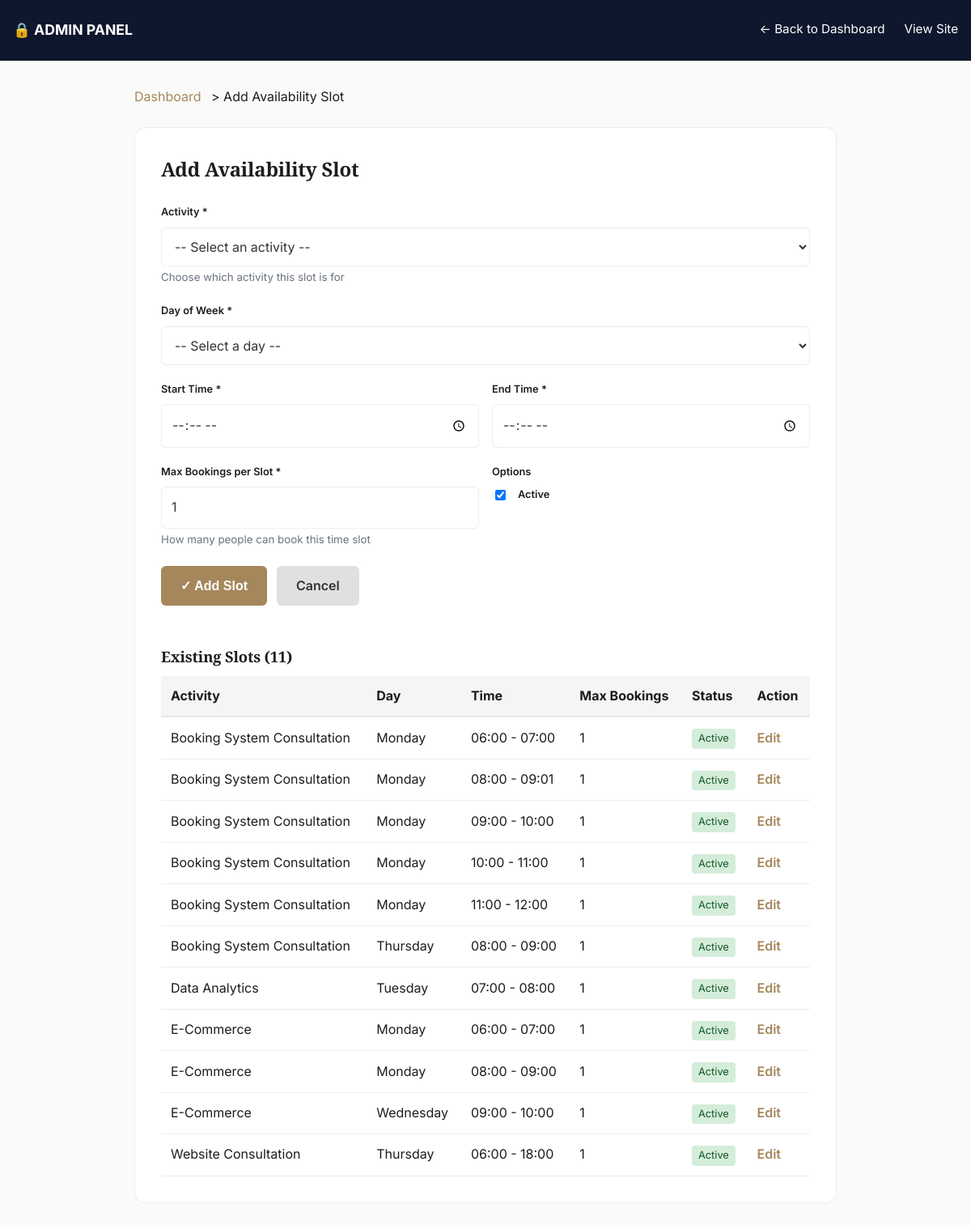
The page /booking/admin/add-availability-slot/ (signed in) on the database its author committed.
### booking/models.py (models this page shows, shortened)
class AvailabilitySlot(models.Model):
    DAYS_OF_WEEK = [
        (0, "Monday"),
        (1, "Tuesday"),
        (2, "Wednesday"),
        (3, "Thursday"),
        (4, "Friday"),
        (5, "Saturday"),
        (6, "Sunday"),
    ]
    activity = models.ForeignKey(Activity, on_delete=models.CASCADE, related_name="slots")
    day_of_week = models.IntegerField(choices=DAYS_OF_WEEK)
    start_time = models.TimeField()
    end_time = models.TimeField()
    max_bookings_per_slot = models.IntegerField(default=1)
    is_active = models.BooleanField(default=True)
    class Meta:
        unique_together = ["activity", "day_of_week", "start_time"]
        ordering = ["day_of_week", "start_time"]

class Activity(models.Model):
    name = models.CharField(max_length=100, unique=True)
    description = models.TextField(blank=True)
    duration_minutes = models.IntegerField(default=30)
    is_active = models.BooleanField(default=True)
    created_at = models.DateTimeField(auto_now_add=True)
    class Meta:
        verbose_name_plural = "Activities"
        ordering = ["name"]

### booking/views.py (the view, shortened to what this page needs)
# urls.py: path("admin/add-availability-slot/", views.add_availability_slot, name="add_availability_slot"),
@login_required(login_url="admin:login")
@user_passes_test(is_admin, login_url="admin:login")
def add_availability_slot(request):
    template_name = "booking/add_availability_slot.html"
    context = {
        "activities": Activity.objects.filter(is_active=True),
        "days_of_week": AvailabilitySlot.DAYS_OF_WEEK,
        "slots": AvailabilitySlot.objects.select_related("activity").order_by("activity", "day_of_week", "start_time"),
    }
    return render(request, template_name, context)

### booking/views.py (called while the page is built)
def is_admin(user):
    return user.is_staff or user.is_superuser

### templates/booking/add_availability_slot.html (shortened to what this page needs)
{% load static %}
<!doctype html>
<html lang="en">
<head>
  <link rel="stylesheet" href="{% static 'css/services.css' %}">
</head>
<body>
  <header class="admin-header">
    <div class="nav" style="max-width: 1200px; margin: 0 auto; padding: 0 16px;">
      <strong>🔒 ADMIN PANEL</strong>
      <div class="admin-nav">
        <a href="{% url 'booking:management' %}">← Back to Dashboard</a>
        <a href="{% url 'services:welcome' %}">View Site</a>
      </div>
    </div>
  </header>
  <div class="container">
    <div class="breadcrumb">
      <a href="{% url 'booking:management' %}">Dashboard</a> > Add Availability Slot
    </div>
    <div class="admin-form">
      <div class="form-section">
        <h2>Add Availability Slot</h2>
        <form method="post">
          <div class="form-group">
            <label for="activity">Activity *</label>
            <select id="activity" name="activity" required>
              <option value="">-- Select an activity --</option>
            </select>
            <small style="color: var(--muted);">Choose which activity this slot is for</small>
          </div>
          <div class="form-group">
            <label for="day_of_week">Day of Week *</label>
            <select id="day_of_week" name="day_of_week" required>
              <option value="">-- Select a day --</option>
            </select>
          </div>
          <div class="form-row">
            <div class="form-group">
              <label for="start_time">Start Time *</label>
              <input type="time" id="start_time" name="start_time" required>
            </div>
            <div class="form-group">
              <label for="end_time">End Time *</label>
              <input type="time" id="end_time" name="end_time" required>
            </div>
          </div>
          <div class="form-row">
            <div class="form-group">
              <label for="max_bookings">Max Bookings per Slot *</label>
              <input type="number" id="max_bookings" name="max_bookings_per_slot" value="1" min="1" max="100" required>
              <small style="color: var(--muted);">How many people can book this time slot</small>
            </div>
            <div class="form-group">
              <label style="margin-bottom: 0;">Options</label>
              <div class="checkbox-group" style="margin-top: 8px;">
                <input type="checkbox" id="is_active" name="is_active" checked>
                <label for="is_active" style="margin: 0;">Active</label>
              </div>
            </div>
          </div>
          <div class="button-group">
            <button type="submit" class="btn-primary">✓ Add Slot</button>
            <a href="{% url 'booking:management' %}" class="btn-secondary" style="text-decoration: none; display: inline-block;">Cancel</a>
          </div>
        </form>
      </div>
      {% if slots %}
        <div class="slots-list">
          <h3>Existing Slots ({{ slots.count }})</h3>
          <table class="slots-table">
            <thead>
              <tr>
                <th>Activity</th>
                <th>Day</th>
                <th>Time</th>
                <th>Max Bookings</th>
                <th>Status</th>
                <th>Action</th>
              </tr>
            </thead>
            <tbody>
              {% for slot in slots %}
                <tr>
                  <td>{{ slot.activity.name }}</td>
                  <td>{{ slot.get_day_of_week_display }}</td>
                  <td>{{ slot.start_time|time:"H:i" }} - {{ slot.end_time|time:"H:i" }}</td>
                  <td>{{ slot.max_bookings_per_slot }}</td>
                  <td>
                    <span class="slot-status {% if slot.is_active %}status-active{% else %}status-inactive{% endif %}">
                      {{ slot.is_active|yesno:"Active,Inactive" }}
                    </span>
                  </td>
                  <td>
                    <a href="{% url 'booking:edit_availability_slot' slot.id %}" style="color: var(--brass); text-decoration: none; font-weight: 600;">Edit</a>
                  </td>
                </tr>
              {% endfor %}
            </tbody>
          </table>
        </div>
      {% endif %}
    </div>
  </div>
</body>
</html>

### static/css/services.css (style rules this page uses)
:root { --bg: #FAFAF9; --cream: #F3F1EC; --navy: #16213E; --navy-ink: #0F172E; --ink: #1B1D1F; --muted: #6B7280; --brass: #A6875C; --brass-light: #C9AD82; --border: rgba(27, 29, 31, 0.08); --border-on-navy: rgba(255, 255, 255, 0.14); --shadow-sm: 0 2px 8px rgba(16, 24, 40, 0.06); --shadow-md: 0 12px 32px rgba(16, 24, 40, 0.08); --radius: 14px; --radius-sm: 8px; --maxw: 1180px; --font-display: "Playfair Display", Georgia, serif; --font-body: "Inter", -apple-system, BlinkMacSystemFont, sans-serif; }
* { box-sizing: border-box; }
html { scroll-behavior: smooth; }
body { margin: 0; background: var(--bg); color: var(--ink); font-family: var(--font-body); font-size: 16px; line-height: 1.6; -webkit-font-smoothing: antialiased; }
h1, h2, h3 { font-family: var(--font-display); font-weight: 600; letter-spacing: -0.01em; margin: 0 0 0.5em; color: var(--ink); }
h2 { font-size: clamp(1.7rem, 2.6vw, 2.3rem); }
h3 { font-size: 1.15rem; }
a { color: inherit; text-decoration: none; }
header { position: sticky; top: 0; z-index: 40; background: rgba(250, 250, 249, 0.86); backdrop-filter: blur(10px); border-bottom: 1px solid var(--border); }
.nav { max-width: var(--maxw); margin: 0 auto; padding: 16px 28px; display: flex; align-items: center; justify-content: space-between; gap: 24px; }
label { display: block; font-size: 0.8rem; color: rgba(255,255,255,0.6); margin-bottom: 6px; }
input, select, textarea { width: 100%; padding: 12px 14px; border-radius: var(--radius-sm); border: 1px solid var(--border-on-navy); background: rgba(255,255,255,0.04); color: #fff; font: inherit; font-size: 0.94rem; }
input::placeholder, textarea::placeholder { color: rgba(255,255,255,0.35); }

### templates/booking/add_availability_slot.html (style rules this page uses)
.admin-header { background: #0f172e; color: white; padding: 16px 0; }
.admin-header a { color: #fff; text-decoration: none; }
.admin-header .nav { display: flex; justify-content: space-between; align-items: center; }
.admin-header strong { font-size: 1.1rem; }
.admin-nav { display: flex; gap: 24px; align-items: center; }
.admin-nav a { font-size: 0.95rem; padding: 8px 0; border-bottom: 2px solid transparent; transition: border-color 0.2s; }
.container { max-width: 900px; margin: 0 auto; padding: 32px 16px; }
.admin-form { background: white; border: 1px solid var(--border); border-radius: var(--radius); padding: 32px; }
.form-section { margin-bottom: 48px; }
.form-section h2 { font-size: 1.5rem; margin-bottom: 24px; }
.form-group { margin-bottom: 20px; }
.form-group label { display: block; font-weight: 600; margin-bottom: 8px; color: var(--text); }
.form-group input, .form-group select { width: 100%; padding: 12px; border: 1px solid var(--border); border-radius: 6px; font-size: 1rem; font-family: inherit; }
.form-group input { color: #333; }
.form-group select { color: #333; }
.form-group select option { color: #333; background: white; }
.checkbox-group { display: flex; align-items: center; gap: 12px; }
.checkbox-group input { width: auto; }
.form-row { display: grid; grid-template-columns: 1fr 1fr; gap: 16px; }
.button-group { display: flex; gap: 12px; }
.btn-primary { background: var(--brass); color: white; padding: 12px 24px; border: none; border-radius: 6px; cursor: pointer; font-weight: 600; font-size: 1rem; }
.btn-secondary { background: #e0e0e0; color: #333; padding: 12px 24px; border: none; border-radius: 6px; cursor: pointer; font-weight: 600; font-size: 1rem; }
.slots-list { margin-top: 32px; }
.slots-table { width: 100%; border-collapse: collapse; }
.slots-table th { background: #f5f5f5; padding: 12px; text-align: left; font-weight: 700; border-bottom: 2px solid var(--border); }
.slots-table td { padding: 12px; border-bottom: 1px solid var(--border); }
.slot-status { display: inline-block; padding: 2px 8px; border-radius: 4px; font-size: 0.8rem; }
.status-active { background: #d4edda; color: #155724; }
.breadcrumb { margin-bottom: 24px; }
.breadcrumb a { color: var(--brass); text-decoration: none; margin-right: 8px; }

### rows shown on the page
AvailabilitySlot: activity.name "Booking System Consultation", day_of_week "Monday", start_time "06:00", end_time "07:00", max_bookings_per_slot "1", is_active "Active"
AvailabilitySlot: activity.name "Booking System Consultation", day_of_week "Monday", start_time "08:00", end_time "09:01", max_bookings_per_slot "1", is_active "Active"
AvailabilitySlot: activity.name "Booking System Consultation", day_of_week "Monday", start_time "09:00", end_time "10:00", max_bookings_per_slot "1", is_active "Active"
AvailabilitySlot: activity.name "Booking System Consultation", day_of_week "Monday", start_time "10:00", end_time "11:00", max_bookings_per_slot "1", is_active "Active"
AvailabilitySlot: activity.name "Booking System Consultation", day_of_week "Monday", start_time "11:00", end_time "12:00", max_bookings_per_slot "1", is_active "Active"
AvailabilitySlot: activity.name "Booking System Consultation", day_of_week "Thursday", start_time "08:00", end_time "09:00", max_bookings_per_slot "1", is_active "Active"
AvailabilitySlot: activity.name "Data Analytics", day_of_week "Tuesday", start_time "07:00", end_time "08:00", max_bookings_per_slot "1", is_active "Active"
AvailabilitySlot: activity.name "E-Commerce", day_of_week "Monday", start_time "06:00", end_time "07:00", max_bookings_per_slot "1", is_active "Active"
AvailabilitySlot: activity.name "E-Commerce", day_of_week "Monday", start_time "08:00", end_time "09:00", max_bookings_per_slot "1", is_active "Active"
AvailabilitySlot: activity.name "E-Commerce", day_of_week "Wednesday", start_time "09:00", end_time "10:00", max_bookings_per_slot "1", is_active "Active"
AvailabilitySlot: activity.name "Website Consultation", day_of_week "Thursday", start_time "06:00", end_time "18:00", max_bookings_per_slot "1", is_active "Active"

### other values the page prints
{{ slots.count }} "11"
